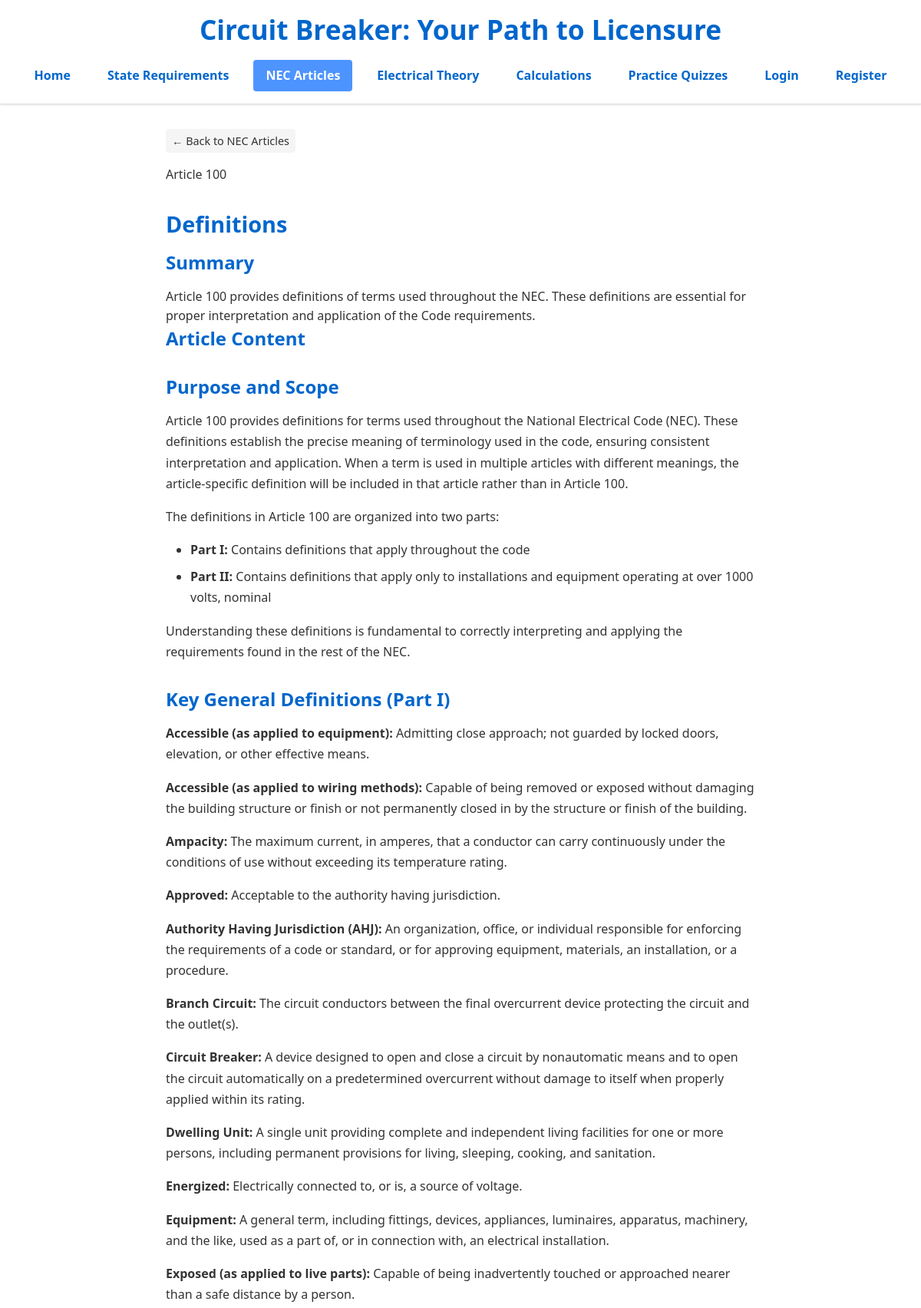
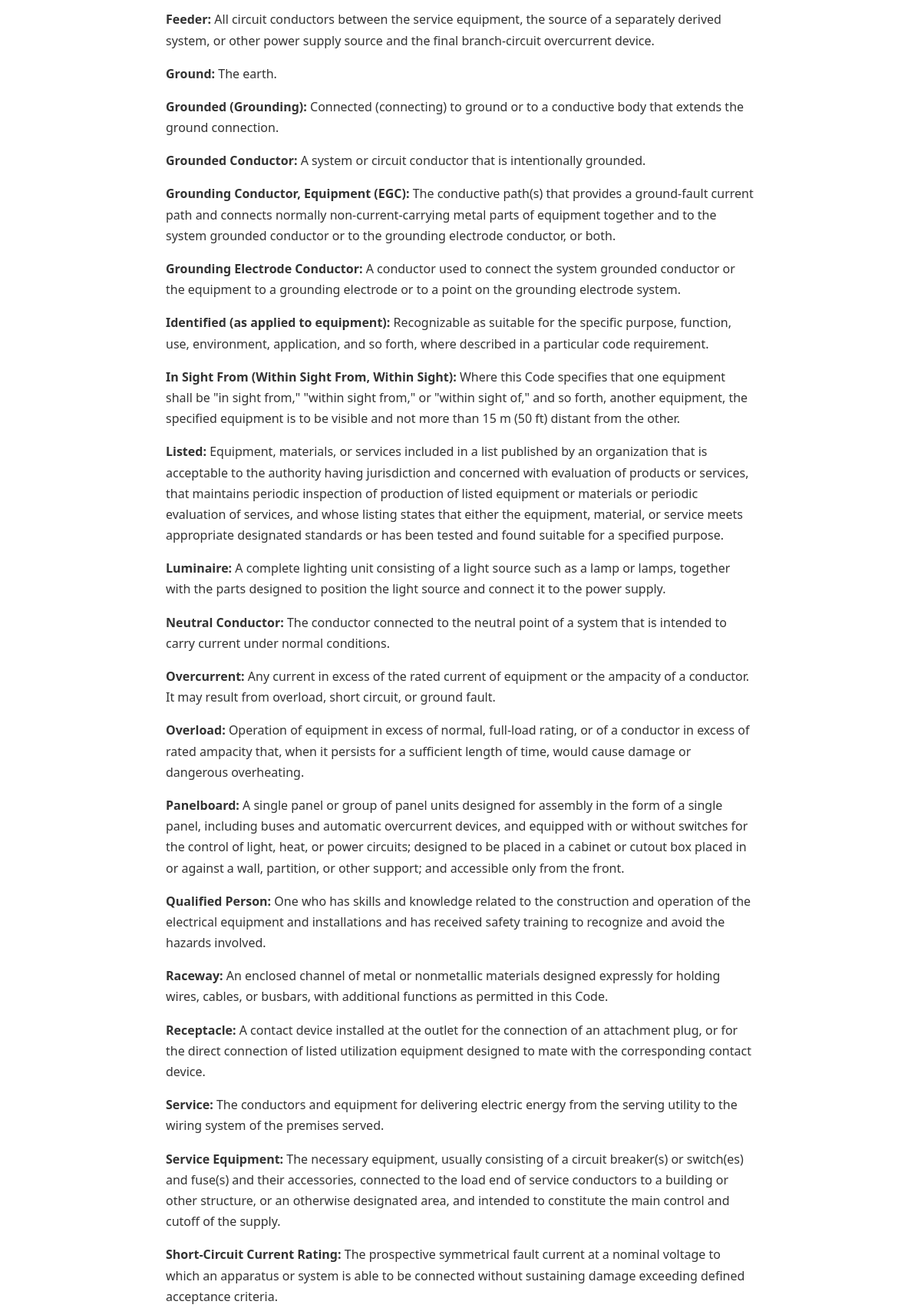
Page /nec_articles/2/ (upper part) on the committed database (2 pictures, top to bottom).
### models.py (models this page shows, shortened)
class NECArticle(db.Model):
    id = db.Column(db.Integer, primary_key=True)
    article_number = db.Column(db.String(50), nullable=False)
    title = db.Column(db.String(200), nullable=False)
    content = db.Column(db.Text, nullable=False)
    summary = db.Column(db.Text)

### app.py (the view)
    @app.route('/nec_articles/<int:article_id>/')
    def nec_article_detail(article_id):
        article = NECArticle.query.get_or_404(article_id)
        return render_template('nec_detail.html', article=article)

### templates/nec_detail.html (shortened to what this page needs)
{% extends "base.html" %}  {% block content %}
<div class="content-detail-container">
  <div class="content-header">
    <a href="{{ url_for('nec_articles_list') }}" class="back-link"
      >← Back to NEC Articles</a
    >
    <div class="article-info">
      <span class="article-number">Article {{ article.article_number }}</span>
    </div>
  </div>
  <h2 class="content-title">{{ article.title }}</h2>
  {% if article.summary %}
  <div class="content-summary">
    <h3>Summary</h3>
    <div class="summary-text">{{ article.summary }}</div>
  </div>
  {% endif %}
  <div class="content-main">
    <h3>Article Content</h3>
    <div class="content-text">{{ article.content|safe }}</div>
  </div>
</div>
{% endblock %}

### static/css/style.css (style rules this page uses)
* { margin: 0; padding: 0; box-sizing: border-box; }
:root { --primary: #0066cc; --primary-dark: #0055aa; --primary-light: #4d94ff; --secondary: #6c757d; --dark: #333333; --light: #f5f5f5; --lighter: #ffffff; --border: #dddddd; --success: #28a745; --error: #dc3545; --warning: #ffc107; --info: #17a2b8; --body-font: "Segoe UI", Arial, sans-serif; --heading-font: "Segoe UI", Arial, sans-serif; --spacing-xs: 0.25rem; --spacing-sm: 0.5rem; --spacing: 1rem; --spacing-md: 1.5rem; --spacing-lg: 2rem; --spacing-xl: 3rem; --border-radius: 4px; --box-shadow: 0 2px 5px rgba(0, 0, 0, 0.1); }
body { font-family: var(--body-font); line-height: 1.6; color: var(--dark); background-color: var(--lighter); font-size: 16px; }
h1, h2, h3, h4, h5, h6 { font-family: var(--heading-font); font-weight: 600; line-height: 1.3; margin-bottom: var(--spacing); color: var(--primary); }
h2 { font-size: 1.8rem; }
h3 { font-size: 1.5rem; }
p { margin-bottom: var(--spacing); }
a { color: var(--primary); text-decoration: none; transition: color 0.2s ease; }
ul, ol { margin-bottom: var(--spacing); padding-left: var(--spacing-lg); }
li { margin-bottom: var(--spacing-sm); }
.content-detail-container { max-width: 800px; margin: 0 auto; padding: var(--spacing); }
.content-header { margin-bottom: var(--spacing-lg); }
.content-text { line-height: 1.7; }
.content-text h1, .content-text h2, .content-text h3 { margin-top: var(--spacing-lg); margin-bottom: var(--spacing); }
.content-text ul, .content-text ol { margin-bottom: var(--spacing); }
.content-text p { margin-bottom: var(--spacing); }
.back-link { display: inline-block; margin-bottom: var(--spacing); padding: var(--spacing-xs) var(--spacing-sm); background-color: var(--light); color: var(--dark); border-radius: var(--border-radius); font-size: 0.9rem; }

### rows in the picture
NECArticle: article_number "100", title "Definitions", summary "Article 100 provides definitions of terms used throughout the NEC. These definitions are essential for proper interpretation and application of the Code requirements.", content "Purpose and Scope Article 100 provides definitions for terms used throughout the National Electrical Code (NEC). These definitions establish the precise meaning of terminology used in the code, ensuring consistent interpretation and application. When a term is used in multiple articles with different meanings, the article-specific definition will be included in that article rather than in Article 100. The definitions in Article 100 are organized into two parts: Part I: Contains definitions that apply throughout the code Part II: Contains definitions that apply only to installations and equipment operating at over 1000 volts, nominal Understanding these definitions is fundamental to…"
